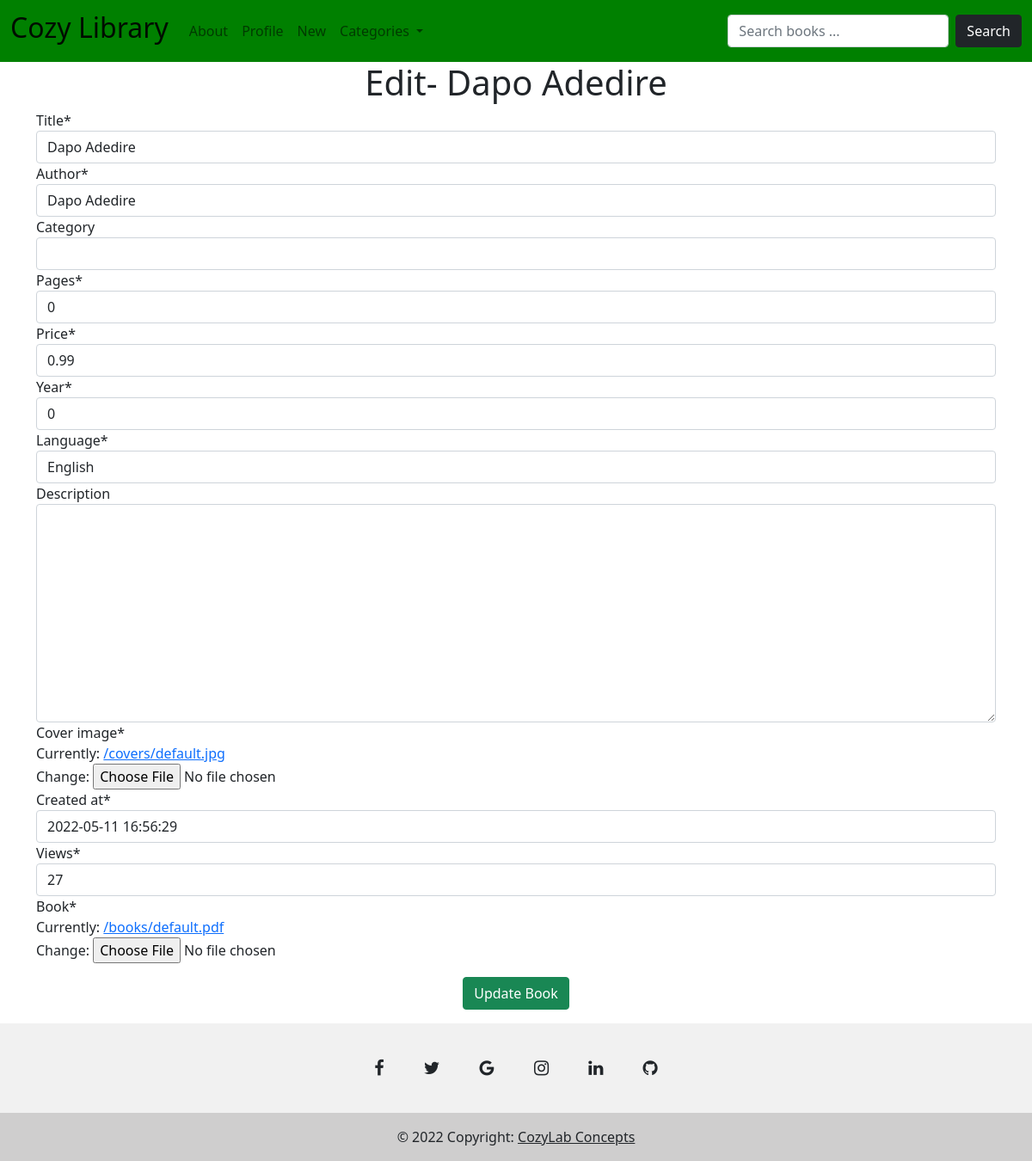
The app's page /book/4/update/, older data.
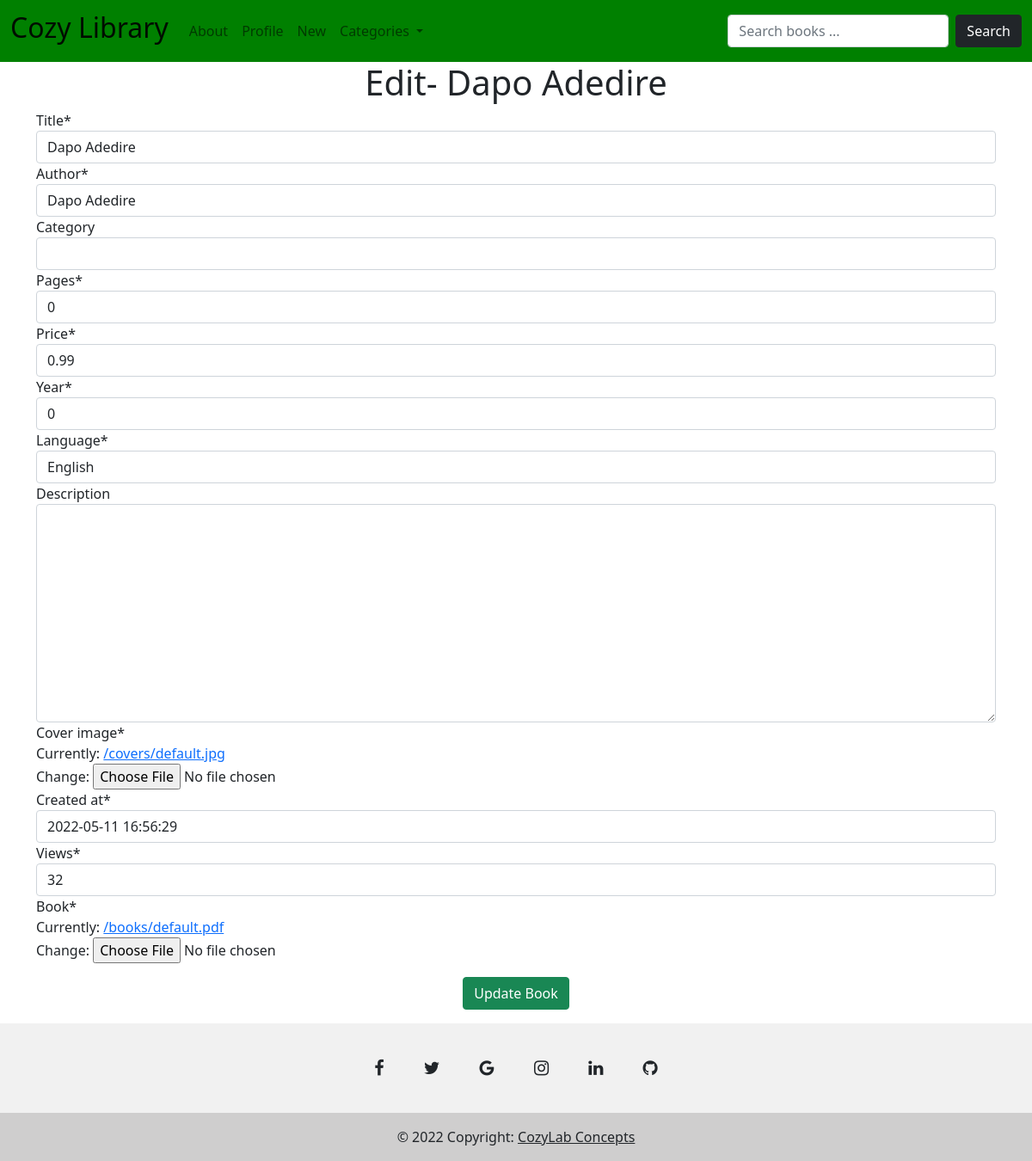
The same page, newer data.
### cozylibrary/models.py (models this page shows, shortened)
class Book(models.Model):
    title = models.CharField(max_length=255, default="Dapo Adedire")
    author = models.CharField(max_length=255, default="Dapo Adedire")
    category = models.CharField(max_length=255, blank=True)
    pages = models.IntegerField(default=0)
    price = models.FloatField(default=0.99)
    year = models.IntegerField(default=0)
    language = models.CharField(max_length=255, default="English")
    description = RichTextField(max_length=1000, blank=True)
    cover_image = models.ImageField(upload_to="covers/", default="/covers/default.jpg")
    created_at = models.DateTimeField(default=datetime.now)
    views = models.IntegerField(default=0)
    book = models.FileField(default="/books/default.pdf", upload_to="books/")

### cozylibrary/views.py (the view)
# urls.py: path("book/<int:pk>/update/", views.BookUpdateView.as_view(), name="book_update"),
class BookUpdateView(UpdateView):
    model = models.Book
    fields = "__all__"
    template_name = "book_edit.html"

### templates/book_edit.html (shortened to what this page needs)
{% extends 'base.html' %}
{% load crispy_forms_tags %}
{% block content %}
    <div class="container">
        <div class="text-center">
            <h1>Edit- {{ book.title }}</h1>
        </div>
        <form action="{% url 'book_update' book.pk %}" method="POST">{% csrf_token %}
            {{ form|crispy}}
            <div class="text-center my-3">
                <button type="submit" class="btn btn-success">Update Book</button>
            </div>
        </form>
    </div>
{% endblock content %}

Row changes from the older to the newer data that the page shows:
changed Book "Dapo Adedire": views "27" → "32"
